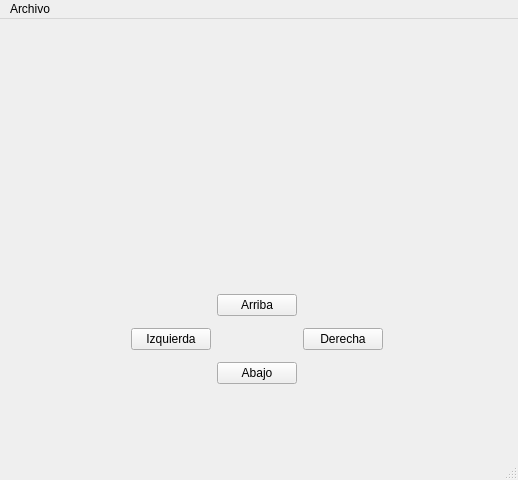
<?xml version="1.0" encoding="UTF-8"?>
<ui version="4.0">
 <class>Juego</class>
 <widget class="QMainWindow" name="Juego">
  <property name="geometry">
   <rect>
    <x>0</x>
    <y>0</y>
    <width>518</width>
    <height>480</height>
   </rect>
  </property>
  <property name="windowTitle">
   <string>Juego</string>
  </property>
  <widget class="QWidget" name="centralwidget">
   <widget class="QWidget" name="widget" native="true">
    <property name="geometry">
     <rect>
      <x>10</x>
      <y>260</y>
      <width>494</width>
      <height>123</height>
     </rect>
    </property>
    <property name="maximumSize">
     <size>
      <width>16777215</width>
      <height>16777215</height>
     </size>
    </property>
    <layout class="QGridLayout" name="gridLayout_2">
     <item row="0" column="2">
      <spacer name="horizontalSpacer_2">
       <property name="orientation">
        <enum>Qt::Horizontal</enum>
       </property>
       <property name="sizeHint" stdset="0">
        <size>
         <width>97</width>
         <height>20</height>
        </size>
       </property>
      </spacer>
     </item>
     <item row="0" column="0">
      <spacer name="horizontalSpacer">
       <property name="orientation">
        <enum>Qt::Horizontal</enum>
       </property>
       <property name="sizeHint" stdset="0">
        <size>
         <width>97</width>
         <height>20</height>
        </size>
       </property>
      </spacer>
     </item>
     <item row="0" column="1">
      <widget class="QWidget" name="widget_2" native="true">
       <property name="minimumSize">
        <size>
         <width>0</width>
         <height>20</height>
        </size>
       </property>
       <layout class="QGridLayout" name="gridLayout">
        <item row="0" column="1">
         <widget class="QPushButton" name="btnArriba">
          <property name="text">
           <string>Arriba</string>
          </property>
         </widget>
        </item>
        <item row="1" column="0">
         <widget class="QPushButton" name="btnIzqueirda">
          <property name="text">
           <string>Izquierda</string>
          </property>
         </widget>
        </item>
        <item row="1" column="2">
         <widget class="QPushButton" name="btnDerecha">
          <property name="text">
           <string>Derecha</string>
          </property>
         </widget>
        </item>
        <item row="2" column="1">
         <widget class="QPushButton" name="btnAbajo">
          <property name="text">
           <string>Abajo</string>
          </property>
         </widget>
        </item>
       </layout>
      </widget>
     </item>
    </layout>
   </widget>
   <widget class="QLabel" name="marco">
    <property name="geometry">
     <rect>
      <x>15</x>
      <y>38</y>
      <width>481</width>
      <height>200</height>
     </rect>
    </property>
    <property name="minimumSize">
     <size>
      <width>300</width>
      <height>200</height>
     </size>
    </property>
    <property name="text">
     <string/>
    </property>
   </widget>
  </widget>
  <widget class="QMenuBar" name="menubar">
   <property name="geometry">
    <rect>
     <x>0</x>
     <y>0</y>
     <width>518</width>
     <height>22</height>
    </rect>
   </property>
   <widget class="QMenu" name="menuArchivo">
    <property name="title">
     <string>Archivo</string>
    </property>
    <addaction name="actionConfigraci0n"/>
    <addaction name="separator"/>
    <addaction name="actionSalir"/>
   </widget>
   <addaction name="menuArchivo"/>
  </widget>
  <widget class="QStatusBar" name="statusbar"/>
  <action name="actionConfigraci0n">
   <property name="text">
    <string>Configración</string>
   </property>
  </action>
  <action name="actionSalir">
   <property name="text">
    <string>Salir</string>
   </property>
  </action>
 </widget>
 <resources/>
 <connections/>
</ui>
